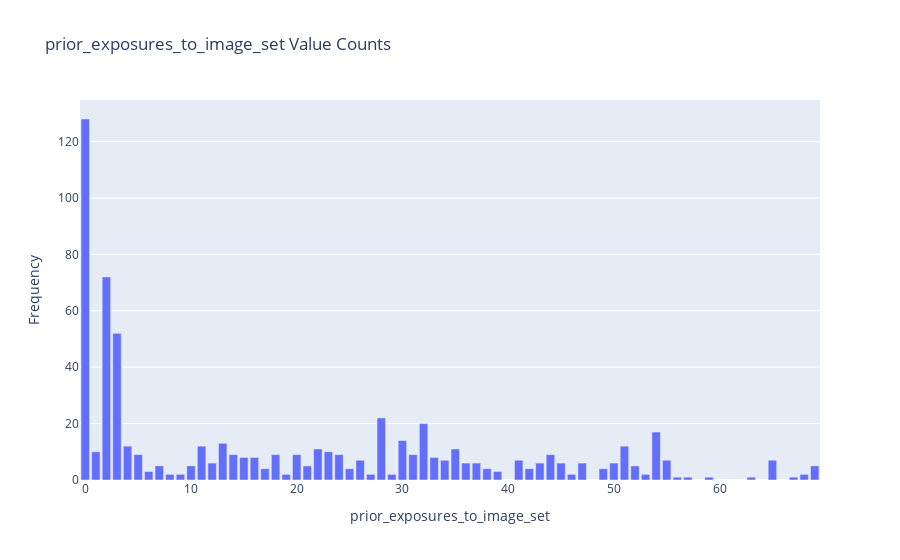

Notebook source saved alongside this figure:
### Code cell
#prior_exposures_to_image_set


df = experiment_df.copy()

if isinstance(df, (pd.DatetimeIndex, pd.MultiIndex)):
	df = df.to_frame(index=False)

# remove any pre-existing indices for ease of use in the D-Tale code, but this is not required
df = df.reset_index().drop('index', axis=1, errors='ignore')
df.columns = [str(c) for c in df.columns]  # update columns to strings in case they are numbers

s = df[~pd.isnull(df['prior_exposures_to_image_set'])]['prior_exposures_to_image_set']
chart = pd.value_counts(s).to_frame(name='data')
chart.index.name = 'labels'
chart = chart.reset_index().sort_values(['data', 'labels'], ascending=[False, True])
chart = chart[:100]
charts = [go.Bar(x=chart['labels'].values, y=chart['data'].values, name='Frequency')]
figure = go.Figure(data=charts, layout=go.Layout({
    'barmode': 'group',
    'legend': {'orientation': 'h'},
    'title': {'text': 'prior_exposures_to_image_set Value Counts'},
    'xaxis': {'title': {'text': 'prior_exposures_to_image_set'}},
    'yaxis': {'title': {'text': 'Frequency'}}
}))


for chart in charts:
    chart.pop('id', None) # for some reason iplot does not like 'id'
iplot(figure)

### Figure 1 — Plotly figure (JSON) as saved in the notebook; plotly's stock layout.template omitted (floating-point values rounded to 4 significant figures)
{"data": [{"name": "Frequency", "type": "bar", "x": [0, 2, 3, 28, 32, 54, 30, 13, 4, 11, 51, 22, 35, 1, 23, 5, 14, 18, 20, 24, 31, 44, 15, 16, 33, 26, 34, 41, 55, 65, 12, 36, 37, 43, 45, 47, 50, 7, 10, 21, 52, 69, 17, 25, 38, 42, 49, 6, 39, 8, 9, 19, 27, 29, 46, 53, 68, 56, 57, 59, 63, 67], "y": [128, 72, 52, 22, 20, 17, 14, 13, 12, 12, 12, 11, 11, 10, 10, 9, 9, 9, 9, 9, 9, 9, 8, 8, 8, 7, 7, 7, 7, 7, 6, 6, 6, 6, 6, 6, 6, 5, 5, 5, 5, 5, 4, 4, 4, 4, 4, 3, 3, 2, 2, 2, 2, 2, 2, 2, 2, 1, 1, 1, 1, 1]}], "layout": {"autosize": true, "barmode": "group", "legend": {"orientation": "h"}, "title": {"text": "prior_exposures_to_image_set Value Counts"}, "xaxis": {"autorange": true, "range": [-0.5, 69.5], "title": {"text": "prior_exposures_to_image_set"}, "type": "linear"}, "yaxis": {"autorange": true, "range": [0, 134.7], "title": {"text": "Frequency"}, "type": "linear"}}}
